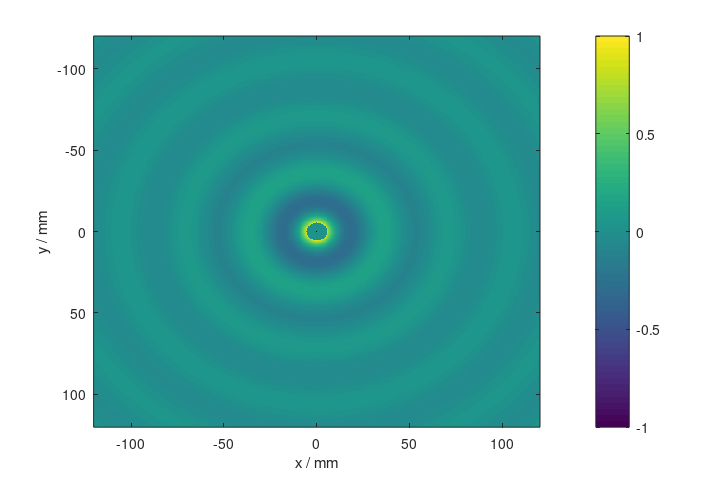
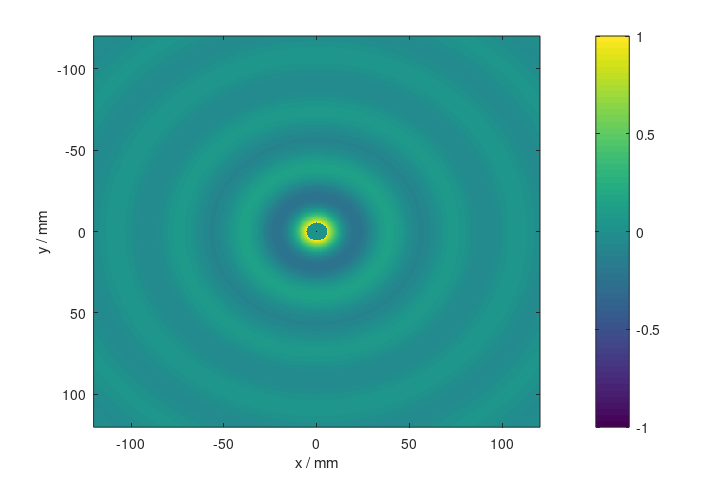
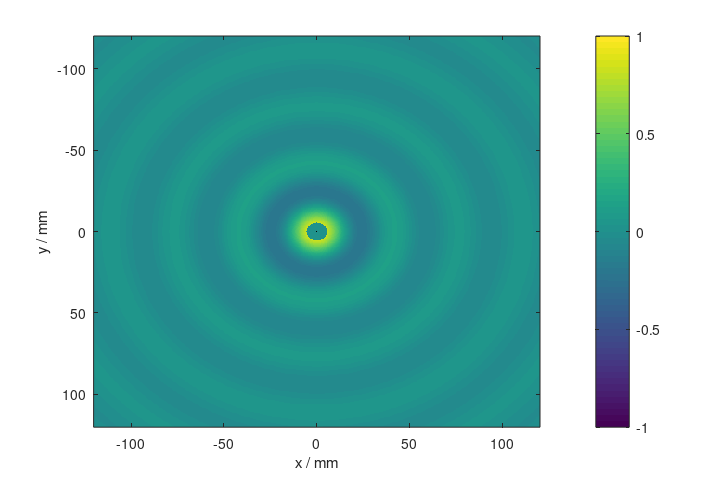
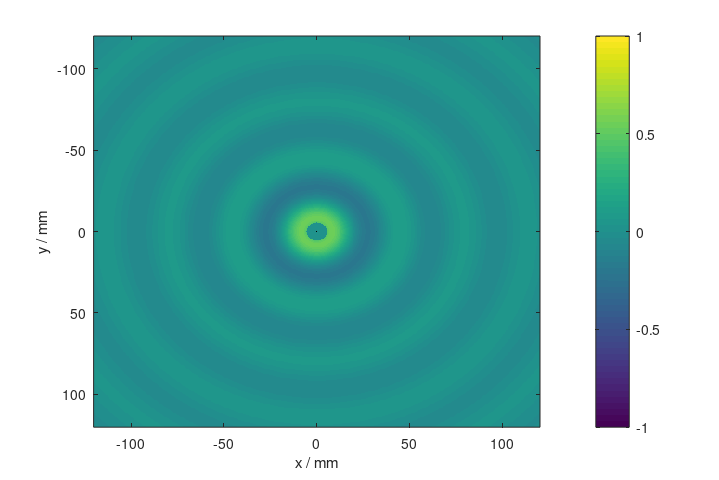

These figures' MATLAB source, in order:
%  modulWellen erzeugt Abbildungen für den zweiten Teil vom Modul
%  Schwingungen und Wellen

%==========================================================================
%
%  Name:        modulWellen.m
%
%  Author:      EH
%  Date:        2012/08/29
%
%  Modifications on 2012/00/00 by EH:
%
%  Bugs, suggestions, remarks:
%
%==========================================================================

function modulWellen()

printOpt=1;
fW=9; %figure width in cm, in HTML max. 700px;
fH=6; %figure hight in cm
fWMax=16; %figure width in cm, genauer 16.8, in HTML max. 700px;
printForm = '-dpng';
printResLow = '-r150';
printResMed = '-r200';
printResHigh = '-r300';

cS=343; %Schallgeschwindigkeit in m/s bei 20 Grad Celsius
nu=1e4; %Beispielfrequenz in Hz

t=1/nu; %Beispielperiode in s
omega=2*pi*nu; %omega=kc in rad/s
k=omega/cS; %Wellenvektor in rad/m
lamb=2*pi/k; %Wellenlänge in m

xAx=-.25:.005:.25; %Ortsachse in m
yShift=2.5; %y-Verschiebung für versetzte Plots zu unterschiedlichen Zeiten

[xMat,tMat]=meshgrid(-.255:.00255:.255,0:750e-8:1500e-6); %je 15 Osz.

%---
[xMat2,yMat]=meshgrid(-.12:.0005:.12,-.12:.0005:.12);
rMat=sqrt(xMat2.^2+yMat.^2);
% vMat=1/k./rMat.*(1+1/1i/k./rMat).*exp(-1i*k*rMat); %Kugelwelle

if 0
    hold on
    for tMult=-5:1:5
        argM=xAx-cS*tMult*t;
        plot(1e3*xAx,f1(k,lamb,argM)-tMult*yShift,'color',[0 0 1])
    end
    xlabel 'x / mm'
    ylabel '\chi / a.u.'
    grid on
    annotation(gcf,'textbox',...
        [0.759 0.497 0.0821 0.0714],...
    'String',{'Zeit'},...
    'LineStyle','none');
    annotation(gcf,'arrow',[0.752 0.752],...
    [0.651 0.395]);
    if printOpt==1
        set(gcf,'PaperPosition', [2 2 fW fH*1.4])
        print(printForm, printResHigh, 'abbWelleBspM')
    end
end

if 0
    figure,hold on
    for tMult=-5:1:5
        argP=xAx+cS*tMult*t;
        plot(1e3*xAx,f2(lamb,argP)-tMult*yShift,'color',[0 1 0])
    end
    xlabel 'x / mm'
    ylabel '\chi / a.u.'
    grid on
    annotation(gcf,'textbox',...
        [0.759 0.497 0.0821 0.0714],...
    'String',{'Zeit'},...
    'LineStyle','none');
    annotation(gcf,'arrow',[0.752 0.752],...
    [0.651 0.395]);
    if printOpt==1
        set(gcf,'PaperPosition', [2 2 fW fH*1.4])
        print(printForm, printResHigh, 'abbWelleBspP')
    end
end

if 0
    figure,hold on
    for tMult=-5:1:5
        argM=xAx-cS*tMult*t;
        plot(1e3*xAx,f1(k,lamb,argM)-tMult*yShift,'color',[.5 .5 1])
        argP=xAx+cS*tMult*t;
        plot(1e3*xAx,f2(lamb,argP)-tMult*yShift,'color',[.5 1 .5])
        plot(1e3*xAx,f1(k,lamb,argM)+f2(lamb,argP)-tMult*yShift,'color',[1 0 0])
    end
    xlabel 'x / mm'
    ylabel '\chi / a.u.'
    grid on
    annotation(gcf,'textbox',...
        [0.759 0.497 0.0821 0.0714],...
    'String',{'Zeit'},...
    'LineStyle','none');
    annotation(gcf,'arrow',[0.752 0.752],...
    [0.651 0.395]);
    if printOpt==1
        set(gcf,'PaperPosition', [2 2 fW fH*1.4])
        print(printForm, printResHigh, 'abbWelleBsp')
    end
end

if 0
    figure,hold on
    imagesc(1e3*xMat(1,:),1e3*tMat(:,1),...
        cos(k*(xMat-cS*tMat))+cos(.8*k*(xMat-cS*tMat)))
    xlabel 'x / mm'
    ylabel 't / ms'
    zlabel '\chi / a.u.'
    colorbar
    axis tight
    if printOpt==1
        set(gcf,'PaperPosition', [2 2 fW*700/600 fH*1.2])
        print(printForm, printResHigh, 'abbWelleInter')
    end
    figure,hold on
    plot(1e3*tMat(:,1),...
        cos(k*(xMat(1,1)-cS*tMat(:,1)))+cos(.8*k*(xMat(:,1)-cS*tMat(:,1))))
    xlabel 't / ms'
    ylabel '\chi / a.u.'
    grid on
    if printOpt==1
        set(gcf,'PaperPosition', [2 2 fW fH])
        print(printForm, printResHigh, 'abbWelleInterVonT')
    end
end

if 1
    iMitte=(length(yMat)+1)/2;
    rVec=rMat(:,iMitte);
    yl=1.0;
    %---
%     figure
%     hold on
%     ylim([-yl yl])
%     xlim([-.1 .1])
%     for ot=0:.2:2*pi
%         plot(yMat(:,iMitte),cos(ot-k*rVec)/k./rVec,'.-')
%         pause%(.1)
%     end
    figure,axis equal tight
    cutArea=ones(size(yMat));
    cutArea(rMat<5.5e-3)=0;
    count=1;
    for ot=pi/6:pi/6:2*pi
        imagesc(1e3*yMat(:,iMitte),1e3*yMat(:,iMitte),cutArea.*cos(ot-k*rMat)/k./rMat,[-yl yl]),colorbar
        xlabel 'x / mm'
        ylabel 'y / mm'
        zlabel 'p / a.u.'
        colorbar
        if printOpt==1
            set(gcf,'PaperPosition', [2 2 fW*.8 fH*.8])
            print(printForm, printResMed, ['abbKugelWelle' num2str(count)])
        end
        count=count+1;
        pause%(.1)
    end
    %animated gif: gimp starten und open as new layer, save as gif
    %grid on
    %axis tight
end

function y=f1(k,lamb,arg)
y=sin(k*arg).*exp(-(arg/(2*lamb)).^2);

function y=f2(lamb,arg)
y=1.5./(1+(arg/(lamb/1)).^2);